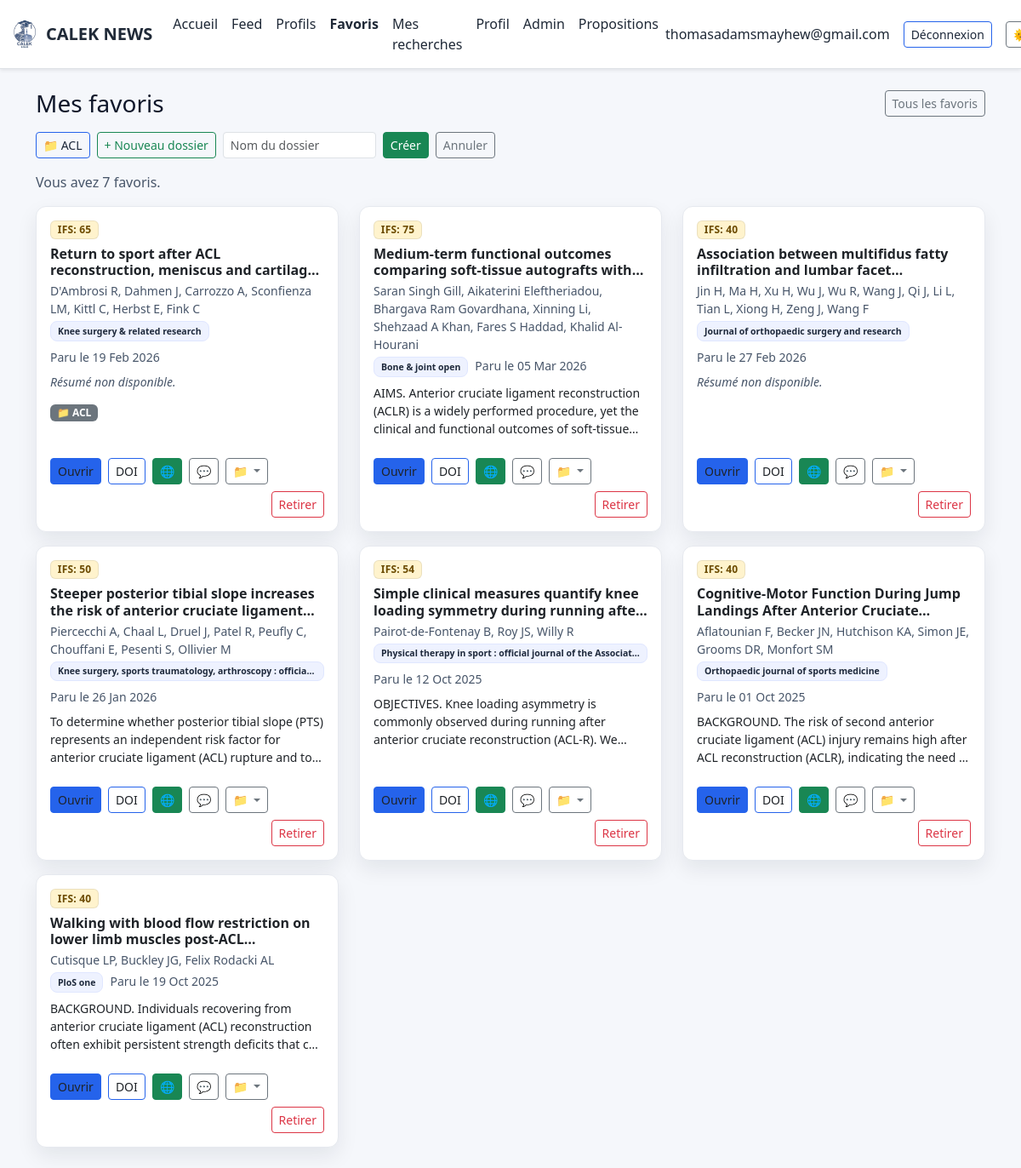
The app's page /favorites (signed in), older data.
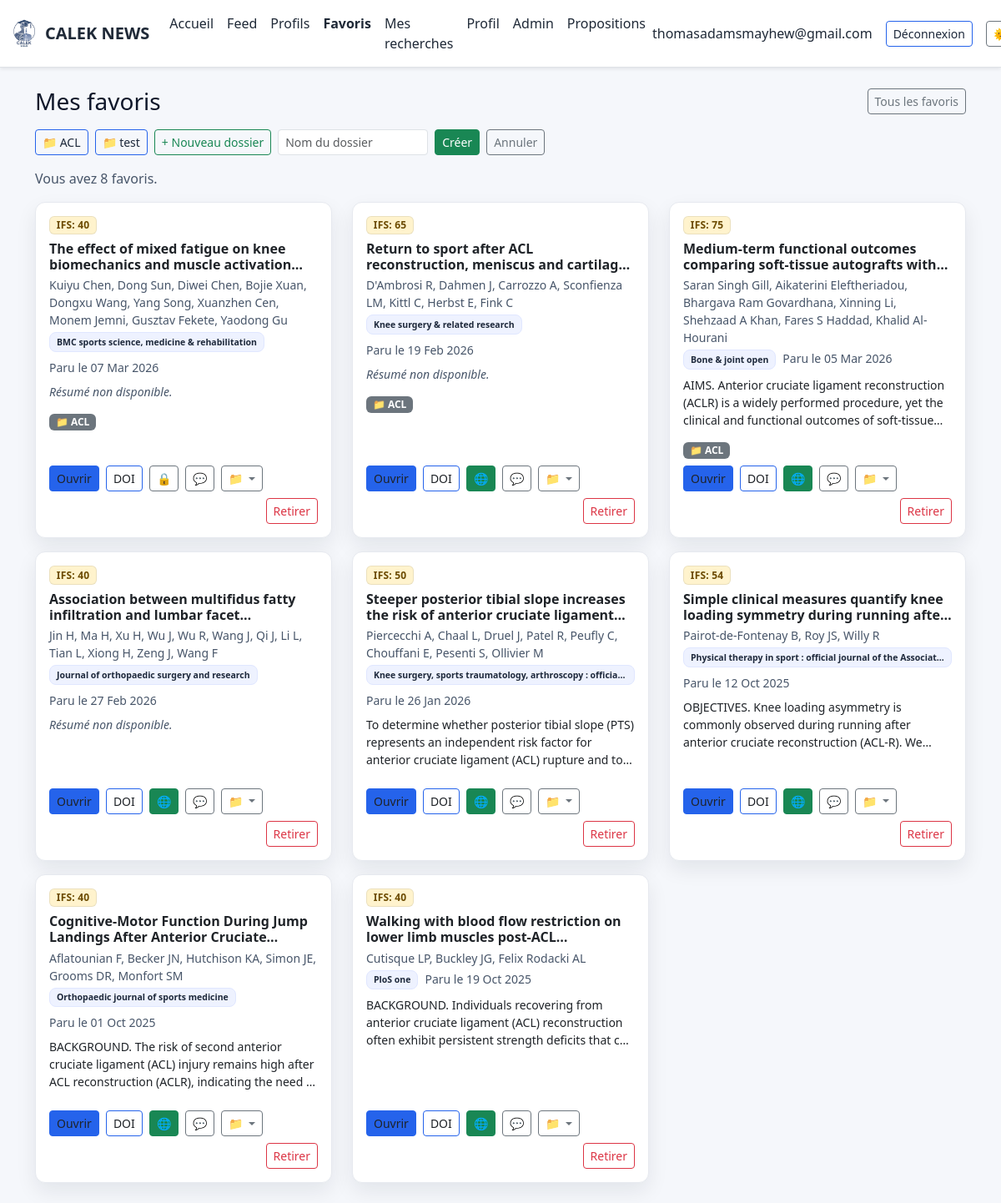
The same page, newer data.
### app.py (models this page shows, shortened)
class User(UserMixin, db.Model):
    id = db.Column(db.Integer, primary_key=True)
    email = db.Column(db.String(120), unique=True, nullable=False)
    name = db.Column(db.String(120))
    password_hash = db.Column(db.String(255), nullable=False)
    role = db.Column(db.String(20), default="user")
    created_at = db.Column(db.DateTime, default=datetime.utcnow)

class Folder(db.Model):
    __tablename__ = "folder"
    id = db.Column(db.Integer, primary_key=True)
    user_id = db.Column(db.Integer, db.ForeignKey("user.id"), nullable=False, index=True)
    name = db.Column(db.String(100), nullable=False)
    is_public = db.Column(db.Boolean, default=True, nullable=False)
    created_at = db.Column(db.DateTime, default=datetime.utcnow)
    user = db.relationship("User", backref=db.backref("folders", lazy="dynamic"))
    __table_args__ = (
        db.UniqueConstraint("user_id", "name", name="_user_folder_uc"),
    )

class Favorite(db.Model):
    __tablename__ = "favorite"
    id = db.Column(db.Integer, primary_key=True)
    user_id = db.Column(db.Integer, db.ForeignKey("user.id"), index=True, nullable=False)
    article_id = db.Column(db.Integer, db.ForeignKey("article.id"), index=True, nullable=False)
    note = db.Column(db.Text)
    is_public = db.Column(db.Boolean, default=True, nullable=False)
    public_note = db.Column(db.Text)
    created_at = db.Column(db.DateTime, default=datetime.utcnow)
    user = db.relationship("User", backref=db.backref("favorites", lazy="dynamic"))
    article = db.relationship("Article", backref=db.backref("favorited_by", lazy="dynamic"))
    __table_args__ = (
        db.UniqueConstraint("user_id", "article_id", name="_user_article_uc"),
    )

class Article(db.Model):
    id = db.Column(db.Integer, primary_key=True)
    title = db.Column(db.String(500), nullable=False)
    authors = db.Column(db.String(500))
    journal = db.Column(db.String(300))
    doi = db.Column(db.String(200), index=True)
    url = db.Column(db.String(500))
    abstract = db.Column(db.Text)
    published_date = db.Column(db.DateTime)
    published_at = db.Column(db.DateTime)
    source = db.Column(db.String(50))  # 'pubmed' | 'crossref' | 'manual'
    is_published = db.Column(db.Boolean, default=False)
    featured = db.Column(db.Boolean, default=False)
    domain = db.Column(db.String(80))
    pathology = db.Column(db.String(120))
    study_type = db.Column(db.String(80))
    source_order = db.Column(db.Integer)
    posted_by_id = db.Column(db.Integer, db.ForeignKey("user.id"))
    posted_by = db.relationship("User", backref="posts")
    created_at = db.Column(db.DateTime, default=datetime.utcnow)
    proposer_display_name = db.Column(db.String(120), nullable=True)

### app.py (the view)
@app.route('/favorites', endpoint='favorites')
@login_required
def favorites_view():
    favs = (
        Favorite.query
        .options(joinedload(Favorite.article))
        .filter(Favorite.user_id == current_user.id)
        .order_by(Favorite.created_at.desc())
        .all()
    )
    favs = [f for f in favs if f.article is not None]
    notes_by_article = {f.article_id: (f.note or "") for f in favs}
    folders = Folder.query.filter_by(user_id=current_user.id).order_by(Folder.name.asc()).all()
    fav_ids = [f.article_id for f in favs]
    folders_by_article = {}
    if fav_ids:
        fas = (FolderArticle.query
               .join(Folder, Folder.id == FolderArticle.folder_id)
               .filter(Folder.user_id == current_user.id)
               .filter(FolderArticle.article_id.in_(fav_ids))
               .all())
        for fa in fas:
            folder = Folder.query.get(fa.folder_id)
            if folder:
                folders_by_article.setdefault(fa.article_id, []).append(folder)
    return render_template(
        'favorites.html',
        favorites=favs,
        notes_by_article=notes_by_article,
        folders=folders,
        active_folder=None,
        folder_articles=None,
        folders_by_article=folders_by_article,
        favs={f.article_id for f in favs},
    )

### templates/favorites.html (shortened to what this page needs)
{% extends "layout.html" %}
{% block content %}
<div class="d-flex align-items-center justify-content-between mb-3 flex-wrap gap-2">
  <h3 class="mb-0">Mes favoris</h3>
  <a href="{{ url_for('favorites') }}" class="btn btn-sm btn-outline-secondary">Tous les favoris</a>
</div>
<div class="d-flex flex-wrap gap-2 mb-3 align-items-center">
  {% for f in folders %}
    <a href="{{ url_for('folder_view', folder_id=f.id) }}"
       class="btn btn-sm {{ 'btn-primary' if active_folder and active_folder.id == f.id else 'btn-outline-primary' }}">
      📁 {{ f.name }}
    </a>
  {% endfor %}
  <button class="btn btn-sm btn-outline-success" onclick="showCreateFolder()">+ Nouveau dossier</button>
  <div id="create-folder-form" style="display:none;" class="d-flex gap-2">
    <input type="text" id="new-folder-name" class="form-control form-control-sm" placeholder="Nom du dossier" style="width:180px;">
    <button class="btn btn-sm btn-success" onclick="createFolder()">Créer</button>
    <button class="btn btn-sm btn-outline-secondary" onclick="hideCreateFolder()">Annuler</button>
  </div>
</div>
{% if active_folder %}
<div class="d-flex align-items-center gap-2 mb-3">
  <h5 class="mb-0">📁 {{ active_folder.name }}</h5>
  <button class="btn btn-sm {{ 'btn-success' if active_folder.is_public else 'btn-outline-secondary' }}"
          id="folder-vis-btn"
          onclick="toggleFolderVisibility({{ active_folder.id }}, this)"
          title="{{ 'Public - cliquer pour rendre privé' if active_folder.is_public else 'Privé - cliquer pour rendre public' }}">
    {{ '🌐' if active_folder.is_public else '🔒' }}
  </button>
  <form method="post" action="{{ url_for('folder_delete', folder_id=active_folder.id) }}"
        onsubmit="return confirm('Supprimer ce dossier ?')">
    <button class="btn btn-sm btn-outline-danger">Supprimer le dossier</button>
  </form>
</div>
{% if folder_articles %}
<div class="row gy-3">
  {% for a in folder_articles %}
    {% set sc = (reliability_score(a)[0]) if reliability_score is defined else None %}
    {% set ifs_cls = 'badge-ifs-success' if sc is not none and sc>=80
                      else ('badge-ifs-primary' if sc is not none and sc>=60
                      else ('badge-ifs-warning' if sc is not none and sc>=40 else 'badge-ifs-danger')) %}
    <div class="col-md-6 col-lg-4">
      <div class="card h-100 article-card p-3" data-article-id="{{ a.id }}" role="button" tabindex="0">
        <div class="d-flex flex-wrap gap-2 mb-2 align-items-center">
          {% if sc is not none %}<span class="badge badge-ifs {{ ifs_cls }}">IFS: {{ sc }}</span>{% endif %}
          {% if a.domain %}<span class="badge badge-soft">{{ a.domain }}</span>{% endif %}
          {% if a.study_type %}<span class="badge badge-soft">{{ a.study_type }}</span>{% endif %}
        </div>
        <h6 class="fw-bold line-clamp-2 mb-1">{{ a.title }}</h6>
        {% if a.authors %}<p class="text-muted small mb-1">{{ a.authors }}</p>{% endif %}
        <div class="small text-muted mb-2">
          {% if a.journal %}<span class="badge badge-soft badge-journal">{{ a.journal }}</span>{% endif %}
          {% if a.published_date %}<span>Paru le {{ a.published_date.strftime('%d %b %Y') }}</span>{% endif %}
        </div>
        {% if a.abstract %}
          <p class="small line-clamp-3 mb-3">{{ (a.abstract|striptags)[:320] }}{% if a.abstract|length > 320 %}…{% endif %}</p>
        {% else %}
          <p class="small text-muted mb-3 fst-italic">Résumé non disponible.</p>
        {% endif %}
        <div class="mt-auto d-flex align-items-center gap-2">
          {% if a.url %}<a class="btn btn-sm btn-primary" href="{{ a.url }}" target="_blank" onclick="event.stopPropagation()">Ouvrir</a>{% endif %}
          {% if a.doi %}<a class="btn btn-sm btn-outline-primary" href="https://doi.org/{{ a.doi }}" target="_blank" onclick="event.stopPropagation()">DOI</a>{% endif %}
          <form method="post" action="{{ url_for('folder_remove_article', folder_id=active_folder.id, article_id=a.id) }}"
                class="ms-auto" onclick="event.stopPropagation()">
            <button class="btn btn-sm btn-outline-danger">Retirer</button>
          </form>
        </div>
      </div>
    </div>
  {% endfor %}
</div>
{% else %}
  <p class="text-muted">Ce dossier est vide.</p>
{% endif %}
{% else %}
<p class="text-muted">Vous avez {{ favorites|length }} favori{{ '' if favorites|length==1 else 's' }}.</p>
<div class="row gy-3">
  {% for f in favorites %}
  {% set a = f.article %}
  {% if a %}
    {% set sc = (reliability_score(a)[0]) if reliability_score is defined else None %}
    {% set ifs_cls = 'badge-ifs-success' if sc is not none and sc>=80
                      else ('badge-ifs-primary' if sc is not none and sc>=60
                      else ('badge-ifs-warning' if sc is not none and sc>=40 else 'badge-ifs-danger')) %}
    <div class="col-md-6 col-lg-4">
      <div class="card h-100 article-card p-3" data-article-id="{{ a.id }}" role="button" tabindex="0">
        <div class="d-flex flex-wrap gap-2 mb-2 align-items-center">
          {% if sc is not none %}<span class="badge badge-ifs {{ ifs_cls }}">IFS: {{ sc }}</span>{% endif %}
        </div>
        <h6 class="fw-bold line-clamp-2 mb-1">{{ a.title }}</h6>
        {% if a.authors %}<p class="text-muted small mb-1">{{ a.authors }}</p>{% endif %}
        <div class="small text-muted mb-2 d-flex flex-wrap gap-2">
          {% if a.journal %}<span class="badge badge-soft badge-journal">{{ a.journal }}</span>{% endif %}
          {% if a.published_date %}<span>Paru le {{ a.published_date.strftime('%d %b %Y') }}</span>{% endif %}
        </div>
        {% if a.abstract %}
          <p class="small line-clamp-3 mb-3">{{ (a.abstract|striptags)[:320] }}{% if a.abstract|length > 320 %}…{% endif %}</p>
        {% else %}
          <p class="small text-muted mb-3 fst-italic">Résumé non disponible.</p>
        {% endif %}
        {% set art_folders = folders_by_article.get(a.id, []) %}
        <div class="d-flex flex-wrap gap-1 mb-2" id="folders-of-{{ a.id }}">
          {% for fd in art_folders %}
            <span class="badge bg-secondary">📁 {{ fd.name }}</span>
          {% endfor %}
        </div>
        <div class="mt-auto d-flex align-items-center gap-2 flex-wrap">
          {% if a.url %}<a class="btn btn-sm btn-primary" href="{{ a.url }}" target="_blank" onclick="event.stopPropagation()">Ouvrir</a>{% endif %}
          {% if a.doi %}<a class="btn btn-sm btn-outline-primary" href="https://doi.org/{{ a.doi }}" target="_blank" onclick="event.stopPropagation()">DOI</a>{% endif %}
          <button class="btn btn-sm {{ 'btn-success' if f.is_public else 'btn-outline-secondary' }}"
                  id="vis-btn-{{ a.id }}"
                  onclick="event.stopPropagation(); toggleVisibility({{ a.id }}, this)"
                  title="{{ 'Public - cliquer pour rendre privé' if f.is_public else 'Privé - cliquer pour rendre public' }}">
            {{ '🌐' if f.is_public else '🔒' }}
          </button>
          <button class="btn btn-sm btn-outline-secondary"
                  onclick="event.stopPropagation(); togglePublicNote({{ a.id }})"
                  title="Note publique">
            💬
          </button>
          <div class="dropdown" onclick="event.stopPropagation()">
            <button class="btn btn-sm btn-outline-secondary dropdown-toggle" data-bs-toggle="dropdown">
              📁
            </button>
          </div>
          <form method="post" action="{{ url_for('unfavorite', article_id=a.id) }}"
                class="ms-auto" onclick="event.stopPropagation()">
            <button class="btn btn-sm btn-outline-danger">Retirer</button>
          </form>
        </div>
      </div>
    </div>
  {% endif %}
  {% else %}
    <div class="col-12"><p class="text-muted">Aucun favori pour le moment.</p></div>
  {% endfor %}
</div>
{% endif %}
{% endblock %}

### templates/layout.html (shortened to what this page needs)
<!doctype html>
<html lang="fr" data-bs-theme="light">
<head>
  <link href="https://cdn.jsdelivr.net/npm/bootstrap@5.3.3/dist/css/bootstrap.min.css" rel="stylesheet">
  <link href="{{ url_for('static', filename='css/theme.css') }}" rel="stylesheet">
</head>
<body>
<nav class="navbar navbar-expand-lg sticky-top shadow-sm bg-body border-bottom">
  <div class="container-fluid">
    <a class="navbar-brand fw-bold d-flex align-items-center gap-2" href="{{ url_for('index') }}">
      <img src="{{ url_for('static', filename='img/calek-logo.png') }}" alt="CALEK" class="logo-img" style="height:34px;width:auto;object-fit:contain">
      <span>CALEK NEWS</span>
    </a>
    <div class="collapse navbar-collapse" id="navbarNav">
      <ul class="navbar-nav me-auto mb-2 mb-lg-0">
        <li class="nav-item"><a class="nav-link{% if request.endpoint == 'index' %} active{% endif %}" href="{{ url_for('index') }}">Accueil</a></li>
        {% if current_user.is_authenticated %}
          <li class="nav-item"><a class="nav-link{% if request.endpoint == 'feed' %} active{% endif %}" href="{{ url_for('feed') }}">Feed</a></li>
          <li class="nav-item"><a class="nav-link{% if request.endpoint == 'users_list' %} active{% endif %}" href="{{ url_for('users_list') }}">Profils</a></li>
          <li class="nav-item"><a class="nav-link{% if request.endpoint == 'favorites' %} active{% endif %}" href="{{ url_for('favorites') }}">Favoris</a></li>
          <li class="nav-item">
            <a class="nav-link{% if request.endpoint == 'my_drafts' %} active{% endif %}" href="{{ url_for('my_drafts') }}">Mes recherches</a>
          </li>
          <li class="nav-item"><a class="nav-link{% if request.endpoint == 'me' %} active{% endif %}" href="{{ url_for('me') }}">Profil</a></li>
          {% if current_user.role == 'admin' %}
            <li class="nav-item"><a class="nav-link{% if request.endpoint and request.endpoint.startswith('admin_') %} active{% endif %}" href="{{ url_for('admin_dashboard') }}">Admin</a></li>
          {% endif %}
          {% if current_user.is_authenticated and current_user.role == 'admin' %}
            <li class="nav-item"><a class="nav-link" href="{{ url_for('admin_proposals') }}">Propositions</a></li>
          {% endif %}
        {% endif %}
      </ul>
      <div class="d-flex align-items-center gap-3">
        {% if current_user.is_authenticated %}
          <span class="user-email text-nowrap">{{ current_user.email }}</span>
          <a href="{{ url_for('logout') }}" class="btn btn-sm btn-outline-primary">Déconnexion</a>
        {% else %}
          <a href="{{ url_for('login') }}" class="btn btn-sm btn-outline-primary">Connexion</a>
          <a href="{{ url_for('signup') }}" class="btn btn-sm btn-primary">Inscription</a>
        {% endif %}
        <button id="theme-toggle" class="btn btn-sm btn-outline-secondary" title="Basculer le thème" aria-label="Basculer le thème">🌞</button>
      </div>
    </div>
  </div>
</nav>
<main class="container py-4">
  {% block content %}{% endblock %}
</main>
</body>
</html>

Row changes from the older to the newer data that the page shows:
added Folder: name "test", shown under "Mes favoris"
added Favorite: sc "40", shows "Résumé non disponible.", is_public "🔒", Folder (name "ACL")
now on this page (row unchanged): Article: title "The effect of mixed fatigue on knee biomechanics and muscle…", authors "Kuiyu Chen, Dong Sun, Diwei Chen, Bojie Xuan, Dongxu Wang, Yang Song, Xuanzhen Cen, Monem Jemni, Gusztav Fekete, Yaodong Gu", journal "BMC sports science, medicine & rehabilitation", published_date "07 Mar 2026"
computed for Favorite (number 3 of 8 on the later page): gains Folder (name "ACL")
Text that changed along with them:
{{ favorites|length }}: "7" → "8"
